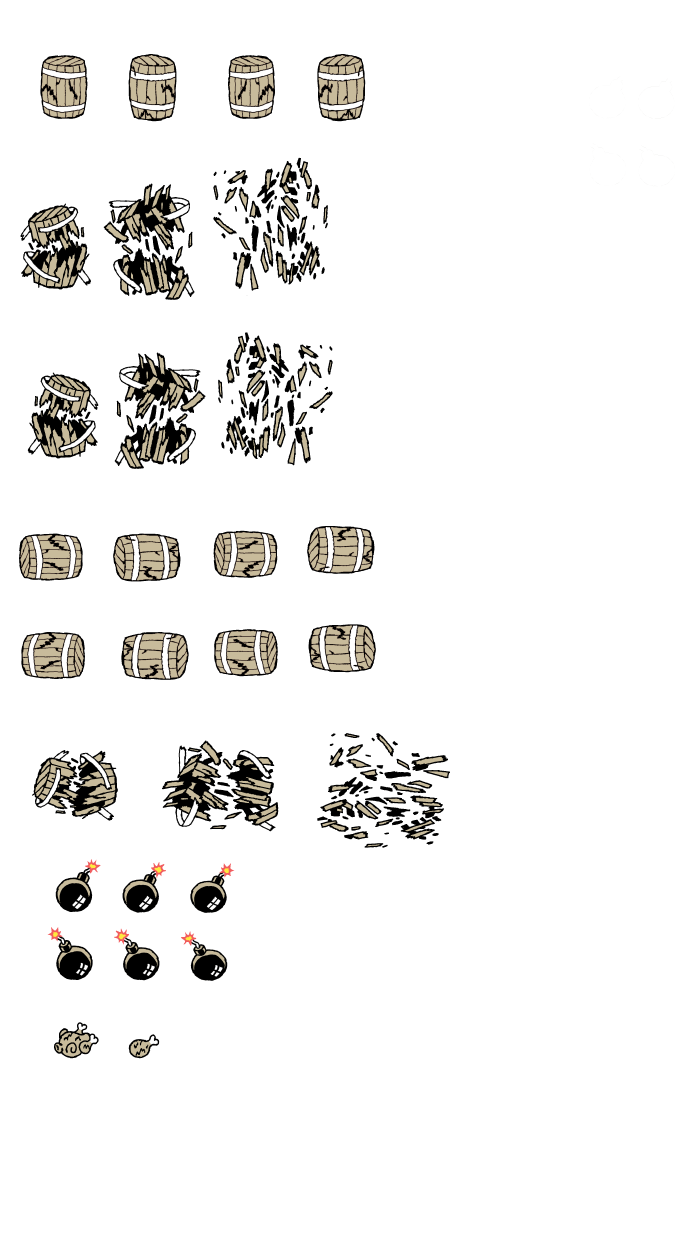
#> input picture assets-v2/beatemup-dungeon/barril-coconutbash.png, 3487 x 6243 px, found by its file name (shown at 1/5 size)
$ python build-beat-prop-defs.py
#> lines starting #> are read from the running program, lines starting #| are printed output that depends on the picture; after the words box and inside, x2 and y2 are one past the last pixel; in counts of white or black regions, pixels touching at a corner belong together
#!/usr/bin/env python3
"""Cut a beat 'em up PROP sheet into a packed atlas + defs.

    assets-v2/beatemup-dungeon/barril-coconutbash.png
        └── build-beat-prop-defs.py ──►
    assets-v2/beatemup-dungeon/barril-beat-game.png
    assets-v2/beatemup-dungeon/barril-beat-sprites.json

Third cutter in this folder, and the split is the same one build-beat-fx-defs.py
made: the machinery (bands, dedupe, shelf packing, anchors, the JSON shape) is
build-beat-enemy-defs.py's, and what differs is how a FRAME is found.

⚠️ THIS SHEET CANNOT BE CUT ON BODIES, and that is the whole reason for a
separate tool. The villain cutter labels connected components and calls the big
ones characters, because a cigarette is one blob and its smoke is a few small
ones. Half of this sheet is a barrel EXPLODING: frame three of a break is forty
loose splinters, not one of which is a "body", and the largest is a few hundred
px. Run that sheet through the body rule and you do not get a mangled atlas, you
get 200 frames where the table says 30 -- so it is cut on INK BANDS instead,
which is what the fx sheet does and what this art actually is.

⚠️ THE SHEET HAS GHOSTS ON IT, and they are invisible. At the right-hand edge of
the first two rows sit four bomb outlines drawn in near-transparent white --
about 280 opaque pixels each against a real frame's 30000. They do not show in a
viewer against white and they are almost certainly a leftover sketch layer, but
a column scan finds them and would hand you two rows with six frames where the
art has four. `MIN_INK` drops them. It is not a fine judgement: the gap between
the largest ghost (280) and the smallest real frame (10711, the drumstick) is a
factor of 38.

⚠️ AND THE SHEET IS FULL OF DELIBERATE REPEATS. The four upright barrels in row
1 are TWO drawings alternating (A B A B) -- a boil, not four variants -- and
rows 4 and 5 are those same two drawings rotated onto their side, eight slots
for two tiles. Rows 2 and 3 are the same three break drawings twice. Every one
of those folds in `intern()`, which dedupes on mean absolute difference, so the
atlas carries 13 tiles for 30 slots and the anims still read exactly as the
illustrator laid them out. Do not "fix" the repeats by deleting rows from the
table: the repeat IS the animation, and the table is what proves the sheet has
not changed under us.

THE ANCHOR IS THE BASE, NOT THE MIDDLE OF THE BOX, and it is worth knowing why
on a sheet with no feet in it. A break is drawn expanding: 235px of barrel
becomes a 572px cloud, and it does not expand symmetrically. Anchored on the
bbox centre the pile slides sideways as it grows -- the break visibly walks a
third of a barrel to the left as it plays. So `ax` is the centroid of the ink in
the bottom BASE_FRAC of the frame: the part sitting on the floor, which is the
part that does not move. On an intact barrel the two rules agree to within a
third of a pixel; on the third break frame they differ by 25.

Usage:  python3 tools/build-beat-prop-defs.py barril
        python3 tools/build-beat-prop-defs.py barril --dry-run
"""
import json
import sys

import numpy as np
from PIL import Image

OUT = 'assets-v2/beatemup-dungeon/'

# Atlas downscale. The barrel is drawn 318px tall and stands about 110px in
# game, so this leaves ~140px of barrel in the texture -- always downscaled at
# draw time, never stretched. Same bargain as the character sheets; see
# PERFORMANCE.md for what happens when textures get away.
SCALE = 0.44
PAD = 2            # transparent gutter between packed frames
ALPHA = 8          # alpha above this counts as content
# Smallest thing that counts as a frame. See the header: the ghost outlines are
# ~280px and the smallest real frame is 10711.
MIN_INK = 2000
BAND_GAP = 40      # empty rows tolerated inside one row band
COL_GAP = 60       # empty columns tolerated inside one frame
SAME = 2.5         # mean abs channel difference below which two frames are one
SIZE_TOL = 2       # px of width/height difference tolerated when matching
# Fraction of the frame, measured up from its bottom, that counts as its BASE
# for the horizontal anchor. See the header.
BASE_FRAC = 0.25

SHEETS = {
    # THE BARREL SHEET. Nine bands, and the names below are what the game asks
    # for -- see CONFIG.CHARACTERS.barril.poses, which slices them into poses.
    #
    # `native` is 'right' like every other sheet drawn for this game. A barrel
    # is very nearly symmetrical so it barely shows, but the field is not
    # optional: sheets.js mirrors against it, and a wrong value flips every
    # frame of the break.
    'barril': {
        'src': 'assets-v2/beatemup-dungeon/barril-coconutbash.png',
        'base': 'barril-beat',
        'native': 'right',
        # The pack's reference height is the upright barrel, which is what
        # everything else is scaled against in game.
        'refAnim': 'idle',
        'bands': [
            ('idle',      1, 4),   # upright. TWO drawings, A B A B -- a boil
            ('brk',       2, 3),   # it bursts: crack, burst, cloud of splinters
            ('brk2',      3, 3),   # ⚠️ the same three drawings again; dedupe folds them
            ('side',      4, 4),   # on its side. The idle pair, rotated
            ('side2',     5, 4),   # ⚠️ and again
            ('brkSide',   6, 3),   # the break, rotated: the scatter goes wide
            ('bomb',      7, 3),   # ⚠️ CUT BUT NOT WIRED -- no bomb mechanic yet
            ('bomb2',     8, 3),   # ⚠️ likewise
            ('food',      9, 2),   # slot 0 the roast chicken, slot 1 the drumstick
        ],
    },
}


def runs(flags, gap):
    """Contiguous True runs, merging those separated by <= gap. Inclusive."""
    out, start = [], None
    for i, v in enumerate(flags):
        if v and start is None:
            start = i
        elif not v and start is not None:
            out.append([start, i - 1])
            start = None
    if start is not None:
        out.append([start, len(flags) - 1])
    merged = []
    for r in out:
        if merged and r[0] - merged[-1][1] - 1 <= gap:
            merged[-1][1] = r[1]
        else:
            merged.append(r)
    return merged


def anchor(tile):
    """Ground point and height inside a tile: (ax, ay, bh).

    `ay` is the bottom of the ink and `bh` how tall it is above that. `ax` is
    the centroid of the bottom BASE_FRAC of the ink -- see the header for why a
    bbox centre walks the break sideways as it expands.
    """
    a = np.array(tile)
    opaque = a[:, :, 3] > ALPHA
    ys = np.nonzero(opaque.any(axis=1))[0]
    top, bottom = int(ys.min()), int(ys.max()) + 1

    base = opaque.copy()
    base_top = max(top, bottom - max(1, int(round((bottom - top) * BASE_FRAC))))
    base[:base_top] = False
    base[bottom:] = False
    if not base.any():
        base = opaque
    _, xs = np.nonzero(base)
    return float(xs.mean()), float(bottom), float(bottom - top)


def main():
    which = sys.argv[1] if len(sys.argv) > 1 else 'barril'
    dry = '--dry-run' in sys.argv
    spec = SHEETS.get(which)
    if not spec:
        raise SystemExit(f'unknown sheet {which!r}; have {sorted(SHEETS)}')
    table = spec['bands']

    im = Image.open(spec['src']).convert('RGBA')
#> im is the input picture: PIL image 3487x6243 RGBA; mean R, G, B, A 225, 224, 221.9, 24.5
    px = np.array(im)
    ink = px[:, :, 3] > ALPHA
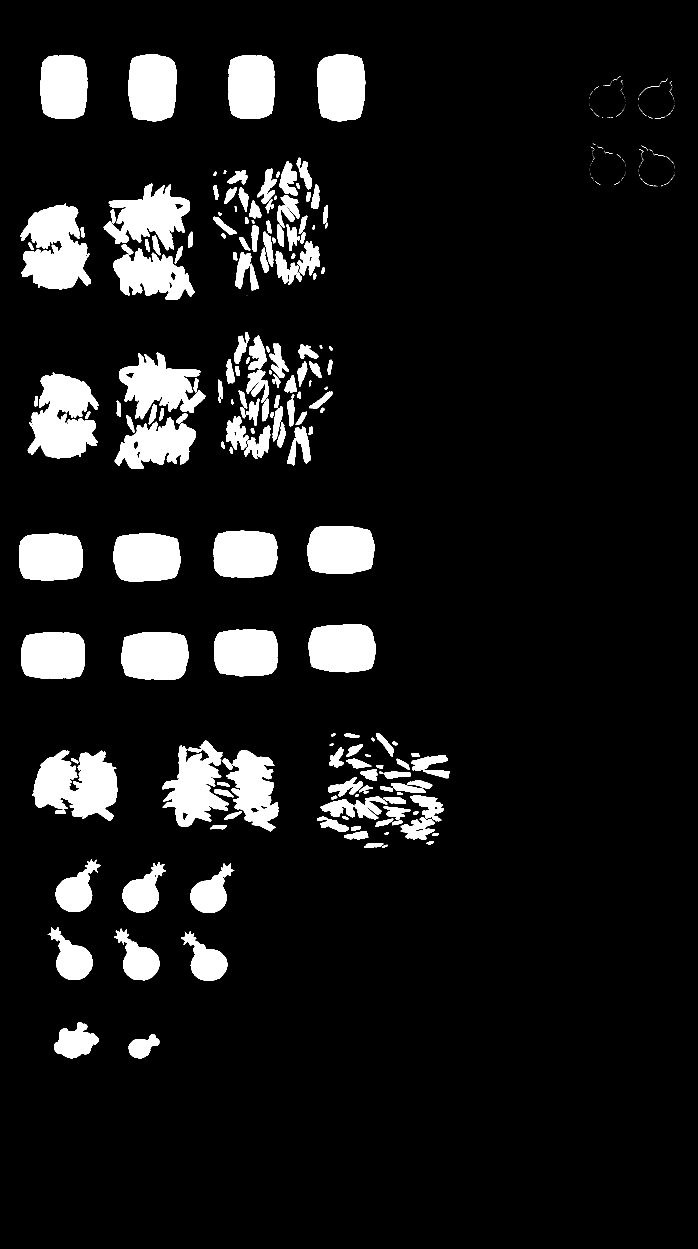
#> ink: shape (6243, 3487) bool (shown at 1/5 size); 9.6% white; 506 white regions (283 under 20 px), largest, box (x1, y1, x2, y2) and area: (102, 1018, 455, 1447) 98668, (139, 1863, 492, 2292) 98668, (160, 3750, 589, 4103) 98668

    bands = runs(ink.any(axis=1), BAND_GAP)
#> after the loop in runs, `for i, v in enumerate(flags):`: out = [[270, 605], [716, 716], [718, 723], [726, 727], [729, 761], [763, 766], [768, 1498], [1662, 2343], [2630, 2906], [3122, 3398], [3666, 4197], [4207, 4237], [4295, 4563], [4635, 4903], [5111, 5290]]
#> the loop in runs, `for r in out:` made 15 passes
#> after the loop in runs, `for r in out:`: merged = [[270, 605], [716, 1498], [1662, 2343], [2630, 2906], [3122, 3398], [3666, 4237], [4295, 4563], [4635, 4903], [5111, 5290]]
#> bands has the same summary as merged in runs
    if len(bands) != len(table):
        raise SystemExit(
            f'expected {len(table)} row bands, found {len(bands)}: '
            + ', '.join(f'{y0}-{y1}' for y0, y1 in bands))

    tiles, arrays, anims = [], [], {}

    def intern(tile):
        """Index of an equal-looking tile already packed, else pack this one.

        This is what makes the repeats free, and this sheet repeats more than
        any other in the project: 30 slots come out as 13 tiles.
        """
        n = np.array(tile).astype(int)
        for i, prev in enumerate(arrays):
            ph, pw = prev.shape[:2]
            if abs(ph - n.shape[0]) > SIZE_TOL or abs(pw - n.shape[1]) > SIZE_TOL:
                continue
            c = n if n.shape == prev.shape else np.array(
                tile.resize((pw, ph), Image.LANCZOS)).astype(int)
            if np.abs(prev - c).mean() < SAME:
                return i
        arrays.append(n)
        tiles.append(tile)
        return len(tiles) - 1

    report = []
    for (name, human, want), (y0, y1) in zip(table, bands):
        strip = ink[y0:y1 + 1]
        cols = runs(strip.any(axis=0), COL_GAP)
        boxes = []
        for x0, x1 in cols:
            cell = strip[:, x0:x1 + 1]
            if int(cell.sum()) < MIN_INK:      # a ghost -- see the header
                continue
            ys = np.nonzero(cell.any(axis=1))[0]
            boxes.append((x0, x1, y0 + int(ys.min()), y0 + int(ys.max())))
        if len(boxes) != want:
            raise SystemExit(
                f'row {human} ({name}): expected {want} frames, found {len(boxes)} '
                f'in band y {y0}-{y1}')
        seq = []
        for x0, x1, t, b in boxes:
            seq.append(intern(Image.fromarray(px[t:b + 1, x0:x1 + 1].copy(), 'RGBA')))
        anims[name] = seq
        report.append((human, name, seq))
#> this loop made 9 passes
#> (name, want, y0, y1, cols) on passes 3 to 9: ('brk2', 3, 1662, 2343, [[139, 491], [574, 1026], [1091, 1662]]), ('side', 4, 2630, 2906, [[95, 412], [566, 901], [1068, 1385], [1536, 1871]]), ('side2', 4, 3122, 3398, [[107, 424], [607, 942], [1071, 1388], [1543, 1878]]), ('brkSide', 3, 3666, 4237, [[160, 588], [810, 1390], [1586, 2249]]), ('bomb', 3, 4295, 4563, [[279, 501], [613, 829], [952, 1170]]), ('bomb2', 3, 4635, 4903, [[239, 462], [571, 796], [905, 1135]]), ('food', 2, 5111, 5290, [[270, 492], [644, 795]])
#> (name, want, y0, y1) on passes 1 to 2: ('idle', 4, 270, 605), ('brk', 3, 716, 1498)
#> pass 1, in main, `strip = ink[y0:y1 + 1]`:
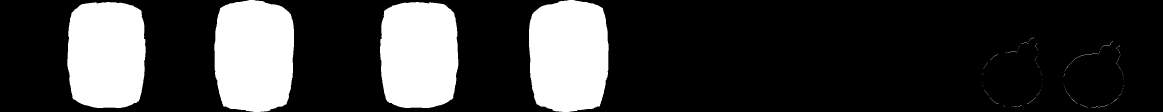
#> strip: shape (336, 3487) bool (shown at 1/3 size); 23.6% white; 151 white regions (137 under 20 px), largest, box (x1, y1, x2, y2) and area: (643, 0, 882, 336) 70966, (1587, 0, 1826, 336) 70966, (202, 6, 437, 324) 67187
#> pass 1, in intern (call 2), `n = np.array(tile).astype(int)`:
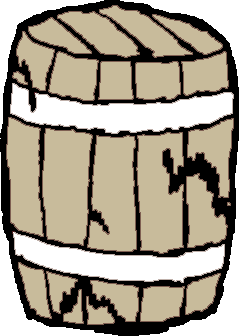
#> n: shape (336, 239, 4) int64; mean R, G, B, A 164.9, 156.5, 140.3, 225.3; transparent parts drawn white
#> pass 1, in intern (call 3), `n = np.array(tile).astype(int)`:
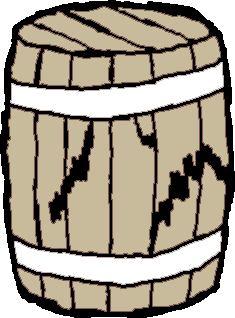
#> n: shape (318, 235, 4) int64; mean R, G, B, A 158.2, 148.3, 129, 229.3; transparent parts drawn white
#> after the loop, anims = 9 items; report = [(1, 'idle', [0, 1, 2, 3]), (2, 'brk', [4, 5, 6]), (3, 'brk2', [7, 8, 9]), (4, 'side', [10, 11, 12, 13]), (5, 'side2', [14, 15, 16, 17]), (6, 'brkSide', [18, 19, 20]), (7, 'bomb', [21, 22, 23]), (8, 'bomb2', [24, 25, 26]), (9, 'food', [27, 28])]

    # Shelf pack, as square as the ragged frames allow.
    cw = max(t.width for t in tiles) + PAD
#> cw = 666
    per = int(np.ceil(np.sqrt(len(tiles))))
#> per = 6
    shelves, cur = [], []
    for t in tiles:
        cur.append(t)
        if len(cur) == per:
            shelves.append(cur); cur = []
#> this loop made 29 passes
#> after the loop, cur = 5 items; shelves = 4 items
    if cur:
        shelves.append(cur)

    W = cw * per
#> W = 3996
    H = sum(max(t.height for t in s) + PAD for s in shelves)
#> H = 2358
    atlas = Image.new('RGBA', (W, H), (0, 0, 0, 0))
#> atlas: PIL image 3996x2358 RGBA; every value is 0
    frames, y = [], 0
    for s in shelves:
        for i, t in enumerate(s):
            x = i * cw
            atlas.paste(t, (x, y))
            ax, ay, bh = anchor(t)
            frames.append({'x': x, 'y': y, 'w': t.width, 'h': t.height,
                           'ax': round(ax, 1), 'ay': round(ay, 1),
                           'bh': round(bh, 1)})
        y += max(t.height for t in s) + PAD
#> this loop made 5 passes
#> y on passes 1 to 5: 583, 1276, 1517, 2091, 2358
#> pass 1, in anchor (call 2), `opaque = a[:, :, 3] > ALPHA`:
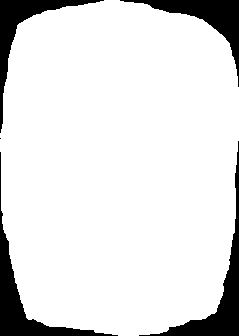
#> opaque: shape (336, 239) bool; 88.4% white; 5 black regions (1 under 20 px), largest, box (x1, y1, x2, y2) and area: (0, 152, 118, 336) 2577, (139, 141, 239, 336) 2573, (120, 0, 239, 87) 2167, (0, 0, 104, 133) 2020
#> after the loop:
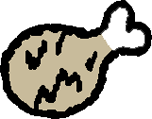
#> t: PIL image 152x119 RGBA; mean R, G, B, A 68.4, 64.9, 56.3, 147.5; transparent parts drawn white
#> after the loop, frames = 29 items; y = 2358

    ref = spec.get('refAnim', 'idle')
    if ref not in anims:
        raise SystemExit(f"refAnim {ref!r} is not a band; have {sorted(anims)}")
    body_h = frames[anims[ref][0]]['bh']
#> body_h = 318

    scale = spec.get('scale', SCALE)
    if scale != 1.0:
        atlas = atlas.resize((int(round(W * scale)), int(round(H * scale))),
                             Image.LANCZOS)
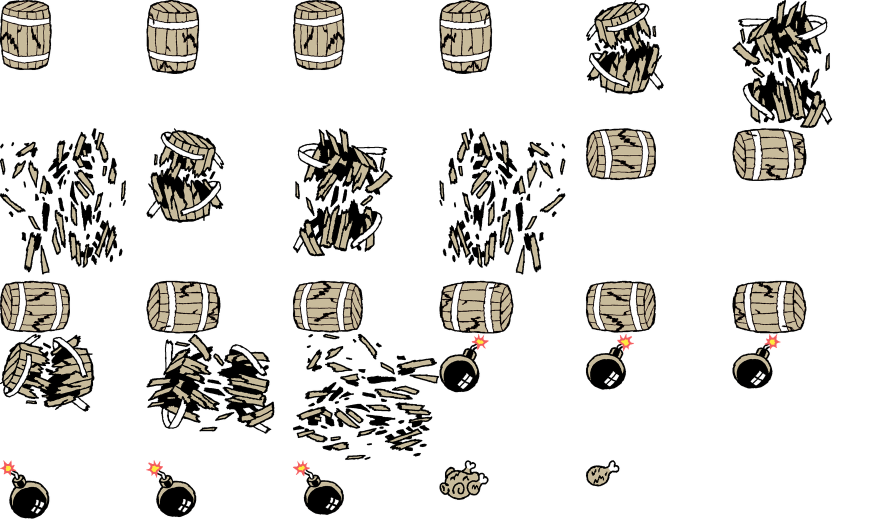
#> atlas: PIL image 1758x1038 RGBA (shown at 1/2 size); mean R, G, B, A 24.1, 22.5, 19.6, 56.5; transparent parts drawn white
        for f in frames:
            for k in ('x', 'y', 'w', 'h'):
                f[k] = int(round(f[k] * scale))
            for k in ('ax', 'ay', 'bh'):
                f[k] = round(f[k] * scale, 1)
        body_h = round(body_h * scale, 1)
#> body_h = 139.9

    base = spec['base']
    if not dry:
        atlas.save(OUT + base + '-game.png')
        with open(OUT + base + '-sprites.json', 'w') as fh:
            json.dump({'scale': scale, 'native': spec['native'], 'bodyH': body_h,
                       'frames': frames, 'anims': anims}, fh, indent=1)

    slots = sum(len(v) for v in anims.values())
#> slots = 29
    print(f'{base}-game.png  {atlas.size[0]}x{atlas.size[1]}  '
          f'{len(tiles)} unique tiles for {slots} slots, ref {body_h}px'
          + ('   [dry run, nothing written]' if dry else ''))
#| barril-beat-game.png  1758x1038  29 unique tiles for 29 slots, ref 139.9px
    for human, name, seq in report:
        print(f'  row {human}  {name:9s} {len(seq)} slots -> {seq}')
#> this loop made 9 passes
#|   row 1  idle      4 slots -> [0, 1, 2, 3]
#|   row 2  brk       3 slots -> [4, 5, 6]
#|   row 3  brk2      3 slots -> [7, 8, 9]
#|   row 4  side      4 slots -> [10, 11, 12, 13]
#|   row 5  side2     4 slots -> [14, 15, 16, 17]
#|   row 6  brkSide   3 slots -> [18, 19, 20]
#|   row 7  bomb      3 slots -> [21, 22, 23]
#|   row 8  bomb2     3 slots -> [24, 25, 26]
#> (further printed lines are left out)


if __name__ == '__main__':
    main()
